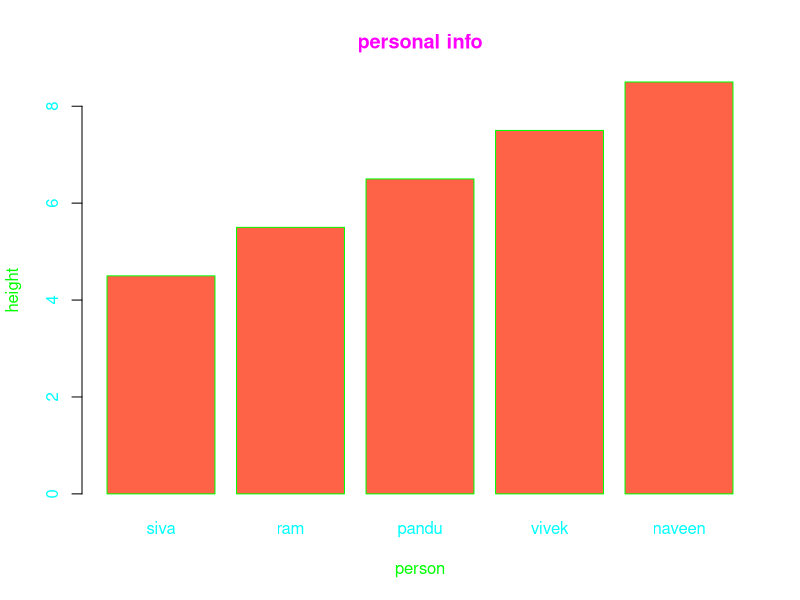

This chart was generated by the following R code:
x=c(4.5,5.5,6.5,7.5,8.5)
barplot(x,xlab="person",ylab="height",col="tomato",main="personal info",
col.lab="green",col.main="magenta",
col.axis="cyan",border="green",
names.arg=c("siva","ram","pandu","vivek",
"naveen"))
